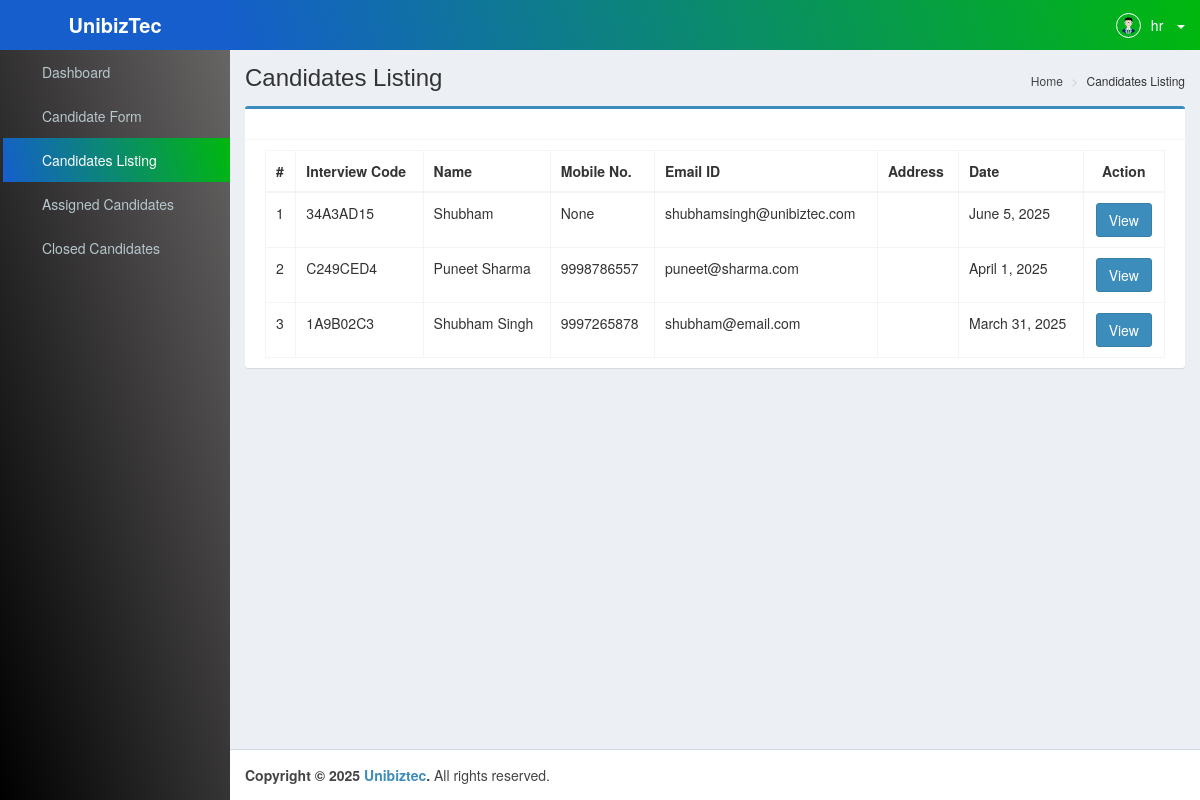
/candidates-listing/ (signed in), run on an earlier commit of the app's database.
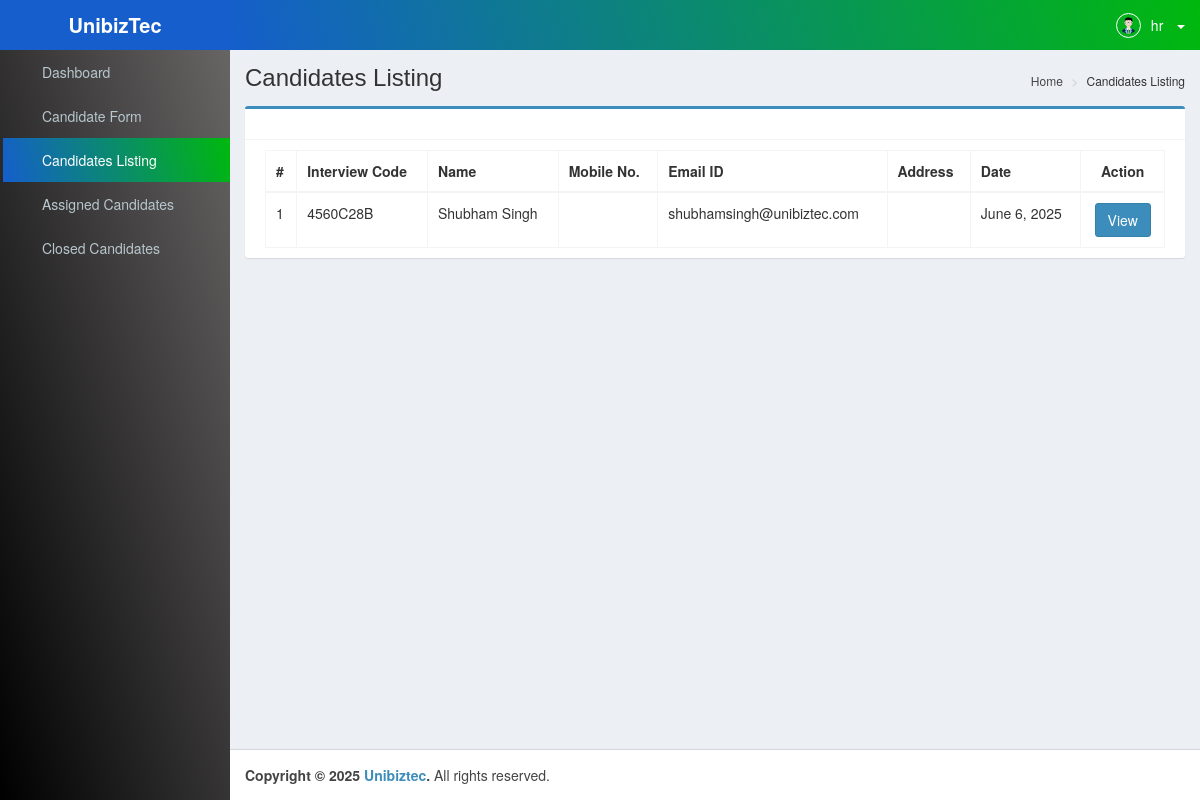
And on a later commit of the database.
### hrmsApp/models.py (models this page shows, shortened)
class Candidate(models.Model):
    token=models.CharField(max_length=15)
    dept_id=models.ForeignKey(Department,on_delete=models.CASCADE,related_name='candidate')
    apply_for=models.ForeignKey(JobRole, on_delete=models.CASCADE, related_name='candidates')
    int_date=models.DateField(default=date.today)
    referred=models.CharField(max_length=50)
    emp_name=models.CharField(max_length=70,null=True,blank=True)
    emp_id=models.CharField(max_length=30,null=True,blank=True)
    source=models.CharField(max_length=30,null=True,blank=True)
    location=models.CharField(max_length=50)
    shift=models.CharField(max_length=30)
    r_shift=models.CharField(max_length=30)
    name=models.CharField(max_length=70)
    father_name=models.CharField(max_length=70,null=True,blank=True)
    mobile=models.CharField(max_length=30,null=True,blank=True)
    email=models.EmailField(unique=True,null=True,blank=True)
    dob=models.DateField(null=True,blank=True)
    gender=models.CharField(max_length=30,null=True,blank=True)
    address=models.CharField(max_length=100,null=True,blank=True)
    designation=models.CharField(max_length=100,null=True,blank=True)
    salary=models.CharField(max_length=100,null=True,blank=True)
    doj=models.DateField(null=True,blank=True)
    reporting_time=models.CharField(max_length=100,null=True,blank=True)
    bgv_link=models.IntegerField(default=0)
    bgv_sent_on=models.DateField(null=True,blank=True)
    bgv_received_on=models.DateField(null=True,blank=True)
    doc_link=models.IntegerField(default=0)
    cand_status=models.IntegerField(default=0,help_text="0=>In Process | 1=>Rejected | 2=>On board")
    status=models.IntegerField(default=1)
    created_at = models.DateTimeField(auto_now_add=True)
    updated_at = models.DateTimeField(auto_now=True)

### hrmsApp/views.py (the view)
# urls.py: path('candidates-listing/',views.candidate_listing,name="candidates_listing"),
def candidate_listing(request):
    data = Candidate.objects.all().order_by('-id')
    return render(request, 'pages/candidate-list.html',{'data':data})

### hrmsApp/context_processors.py (called while the page is built)
def current_year(request):
    return {'current_year': datetime.datetime.now().year}

### hrmsApp/templates/pages/candidate-list.html (shortened to what this page needs)
{% extends 'layouts/base.html' %}
{% block content %}
{% load custom_tags %}
<div class="content-wrapper">
    <section class="content-header">
        <h1>
            Candidates Listing
        </h1>
        <ol class="breadcrumb">
            <li>
                <a href="{% url 'dashboard' %}"><i class="fa fa-dashboard"></i> Home</a>
            </li>
            <li>Candidates Listing</li>
        </ol>
    </section>
    <section class="content">
        <div class="row">
            <div class="col-md-12">
                <div class="box box-primary">
                    <div class="box-header with-border">
                    </div>
                        <div class="box-body">
                            <table id="can_table" class="table table-bordered table-hover">
                                <thead>
                                    <tr>
                                        <th>#</th>
                                        <th>Interview Code</th>
                                        <th>Name</th>
                                        <th>Mobile No.</th>
                                        <th>Email ID</th>
                                        <th>Address</th>
                                        <th>Date</th>
                                        <th>
                                            <center>Action</center>
                                        </th>
                                    </tr>
                                </thead>
                                <tbody>
                                    {% for d in data %}
                                    <tr>
                                        <td>{{ forloop.counter }}</td>
                                        <td>{{d.token}}</td>
                                        <td>{{d.name}}</td>
                                        <td>{{d.mobile}}</td>
                                        <td>{{d.email}}</td>
                                        <td>{{d.address|default:''}}</td>
                                        <td>{{d.int_date}}</td>
                                        <td>
                                            <center>
                                                <a class="btn btn-primary" href="{% url 'candidate_info' token=d.token %}">View</a>
                                            </center>
                                        </td>
                                    </tr>
                                    {% endfor %}
                                </tbody>
                            </table>
                        </div>
                </div>
            </div>
        </div>
    </section>
</div>
{% endblock content %}

### hrmsApp/templates/layouts/base.html (shortened to what this page needs)
<!DOCTYPE html>
<html>
<head>
  {% load static %}
  <link rel="stylesheet" type="text/css" href="{% static 'css/bootstrap.css' %}" />
  <link rel="stylesheet" type="text/css" href="{% static 'css/font-awesome.css' %}" />
  <link rel="stylesheet" type="text/css" href="{% static 'css/ionicons.css' %}" />
  <link rel="stylesheet" type="text/css" href="{% static 'css/AdminLTE.css' %}" />
  <link rel="stylesheet" type="text/css" href="{% static 'css/all-skins.css' %}" />
  <link rel="stylesheet" type="text/css" href="{% static 'css/bootstrap-timepicker.min.css' %}" />
  <link rel="stylesheet" type="text/css" href="{% static 'css/bootstrap-datepicker.css' %}" />
  <link rel="stylesheet" type="text/css" href="{% static 'css/dataTables.bootstrap.css' %}">
  <link rel="stylesheet" type="text/css" href="{% static 'css/switchery.min.css' %}" rel="stylesheet" />
  <link rel="stylesheet" type="text/css" href="https://cdn.datatables.net/buttons/1.6.5/css/buttons.dataTables.min.css" rel="stylesheet" />
  <link href="{% static 'css/toastr.min.css' %}" rel="stylesheet">
</head>
<body class="hold-transition skin-blue sidebar-mini">
  <div class="wrapper">
    <header class="main-header">
      <a href="{% url 'dashboard' %}" class="logo">
        <span class="logo-lg"><b>UnibizTec</b></span>
      </a>
      <nav class="navbar navbar-static-top" role="navigation">
        <a href="#" class="sidebar-toggle" data-toggle="push-menu" role="button">
        </a>
        <div class="navbar-custom-menu">
          <ul class="nav navbar-nav">
            <li class="dropdown user user-menu">
              <ul class="nav navbar-nav navbar-left">
                <li class="dropdown user user-menu">
                  <a href="#" class="dropdown-toggle" data-toggle="dropdown">
                    <img src="{% static 'images/avatar.png' %}" class="user-image" alt="Administrator">
                    <span class="hidden-xs">{{request.user}}</span>
                    &nbsp; <span class="caret"></span>
                  </a>
                </li>
                <li>
                  <a href="javascript:void(0);" data-toggle="control-sidebar"></a>
                </li>
               </ul>
            </li>
          </ul>
        </div>
      </nav>
    </header>
    {% include "includes/sidebar.html" %}
    {% block content %} {% endblock content %}
    <footer class="main-footer">
        <strong>Copyright &copy; {% now "Y" %} <a href="{% url 'login' %}" target="_blank">Unibiztec</a>.</strong> All rights reserved.
      </footer>
    </div>
  </body>
  </html>

### hrmsApp/templates/includes/sidebar.html
<aside class="main-sidebar">
    <section class="sidebar">
      <ul class="sidebar-menu tree" data-widget="tree">
        <li class="{% if request.path == '/dashboard/' %}active{% endif %}"><a href="{% url 'dashboard' %}"><i class="fa fa-tachometer"></i> <span>Dashboard </span></a></li>
        {% if request.user.userprofile.designation == "admin" or request.user.userprofile.designation == "hr" %}
        <li class="{% if request.path == '/candidate-form/' %}active{% endif %}"><a href="{% url 'candidate_form' %}"><i class="fa fa-user-plus"></i> <span>Candidate Form</span></a></li>
        <li class="{% if request.path == '/candidates-listing/' %}active{% endif %}"><a href="{% url 'candidates_listing' %}"><i class="fa fa-users"></i> <span>Candidates Listing</span></a></li>
        {% endif %}
        <li class="{% if request.path == '/assigned-candidates/' %}active{% endif %}"><a href="{% url 'assigned_candidates' %}"><i class="fa fa-user"></i> <span>Assigned Candidates</span></a></li>
        {% if request.user.userprofile.designation == "admin" or request.user.userprofile.designation == "hr" %}
        <li class="{% if request.path == '/closed-candidates/' %}active{% endif %}"><a href="{% url 'closed_candidates' %}"><i class="fa fa-user-times"></i> <span>Closed Candidates</span></a></li>
        {% endif %}
        </ul>
    </section>
  </aside>

### hrmsApp/static/css/all-skins.css (style rules this page uses)
.skin-blue .main-header .navbar { background: transparent linear-gradient(254deg, #00B80D 0%, #155ECC 100%) 0% 0% no-repeat padding-box; }
.skin-blue .main-header .navbar .nav > li > a { color: #ffffff; }
.skin-blue .main-header .navbar .sidebar-toggle { color: #ffffff; }
.skin-blue .main-header .navbar .sidebar-toggle { color: #fff; }
.skin-blue .main-header .logo { background: transparent linear-gradient(254deg, #155ECC 0%, #155ECC 100%) 0% 0% no-repeat padding-box; color: #ffffff; border-bottom: 0 solid transparent; }
.skin-blue .content-header { background: transparent; }
.skin-blue .wrapper, .skin-blue .main-sidebar, .skin-blue .left-side { background: transparent linear-gradient(254deg, #6b6868 0%, #000000 100%) 0% 0% no-repeat padding-box; }
.skin-blue .sidebar-menu > li > a { border-left: 3px solid transparent; }
.skin-blue .sidebar-menu > li:hover > a, .skin-blue .sidebar-menu > li.active > a, .skin-blue .sidebar-menu > li.menu-open > a { color: #ffffff; background: transparent linear-gradient(254deg, #00B80D 0%, #155ECC 100%) 0% 0% no-repeat padding-box; }
.skin-blue .sidebar-menu > li.active > a { background: transparent linear-gradient(254deg, #00B80D 0%, #155ECC 100%) 0% 0% no-repeat padding-box; }
.skin-blue .sidebar a { color: #b8c7ce; }

### hrmsApp/templates/layouts/base.html (style rules this page uses)
li.dropdown.user.user-menu { float: right; }

What changed in the data, as far as the page shows it:
removed Candidate: token "34A3AD15", name "Shubham", mobile "None", email "shubhamsingh@unibiztec.com", int_date "June 5, 2025"
removed Candidate: token "C249CED4", name "Puneet Sharma", mobile "9998786557", email "puneet@sharma.com", int_date "April 1, 2025"
removed Candidate: token "1A9B02C3", name "Shubham Singh", mobile "9997265878", email "shubham@email.com", int_date "March 31, 2025"
added Candidate: token "4560C28B", name "Shubham Singh", email "shubhamsingh@unibiztec.com", int_date "June 6, 2025"
